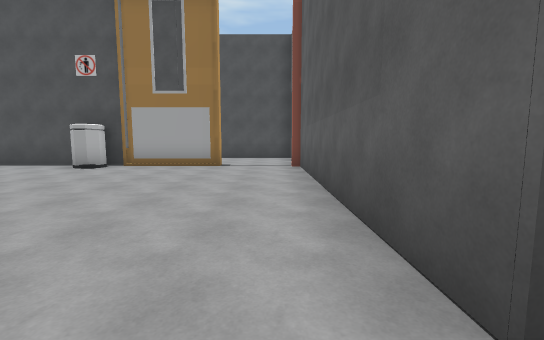
view 1 (above)

24 first-person views from a walk through a scene from a Unity 3-D project. The camera is 1.4 m above the floor, tilts 6° down and sees 90° across. The floor is counted in squares, 2 m on a side. Each view is taken from the middle of a square. On the plan, view 1 faces up. The plan holds only what a view shows up to about 9 squares ahead; the rest is blank. The place goes on beyond the plan. The player character is not drawn.

view 2
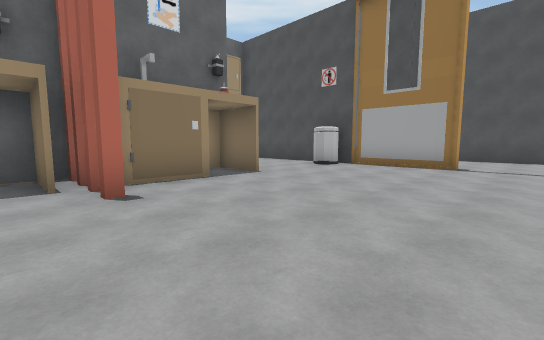

view 3
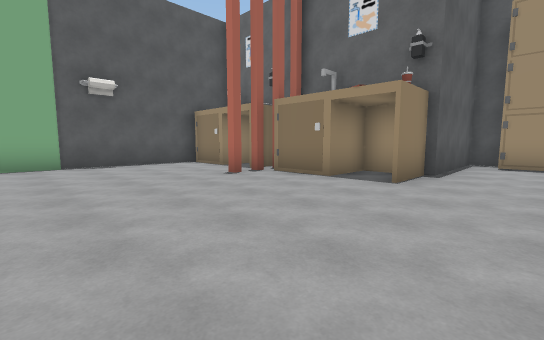

view 4
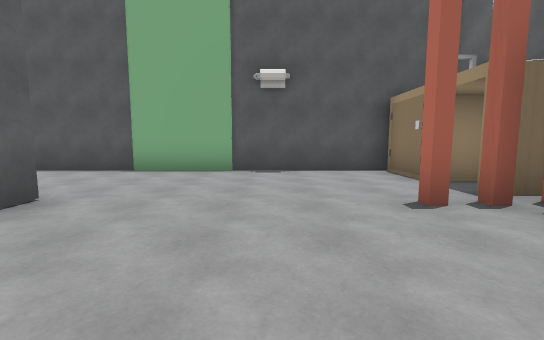

view 5
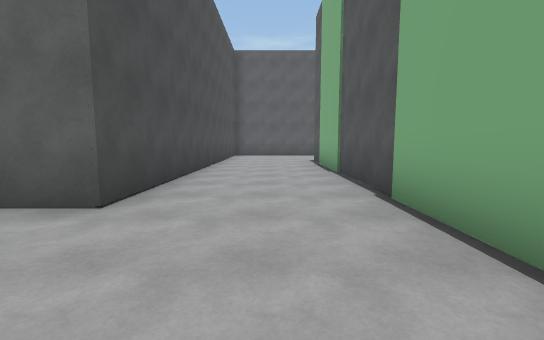

view 6
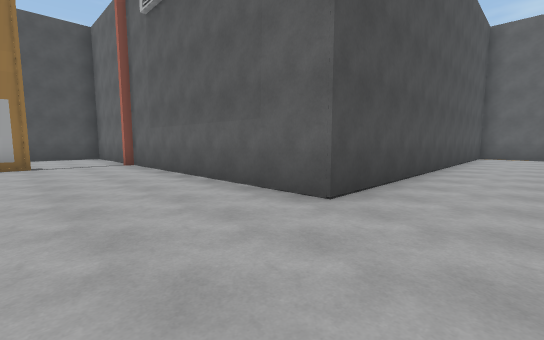

view 7
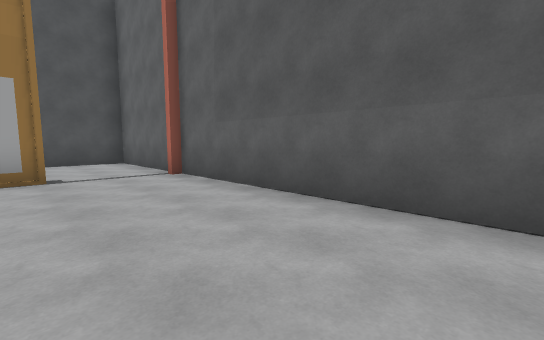

view 8
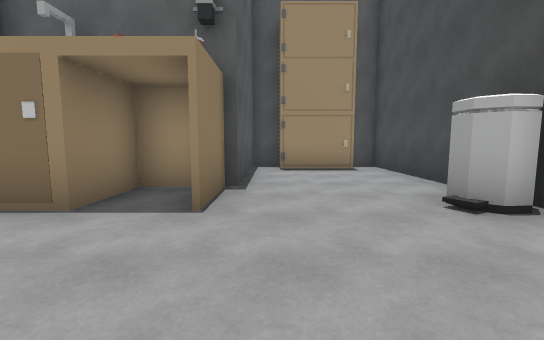

view 9
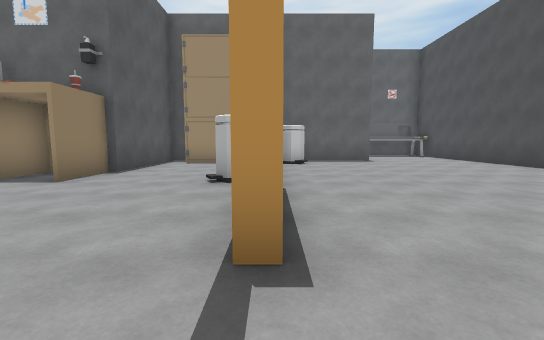

view 10
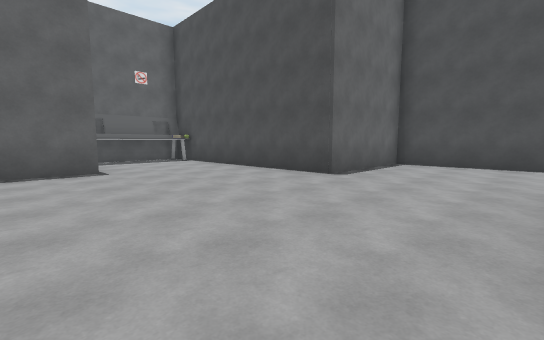

view 11
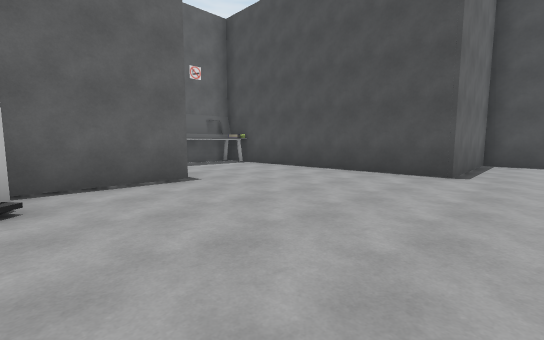

view 12
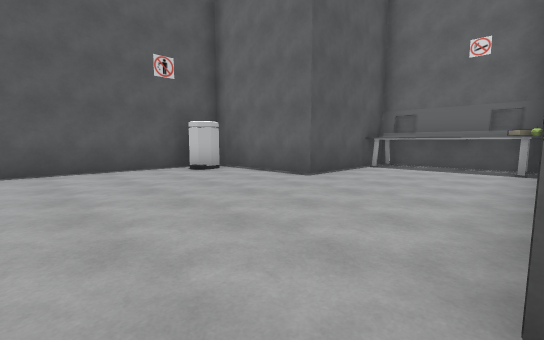

view 13
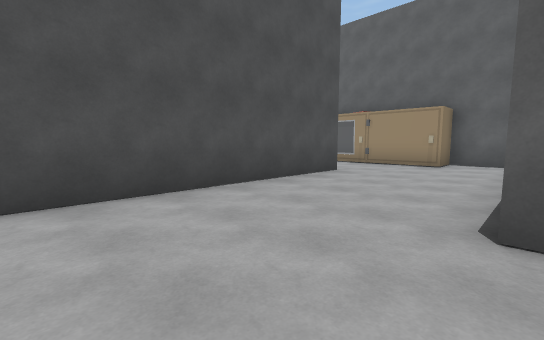

view 14
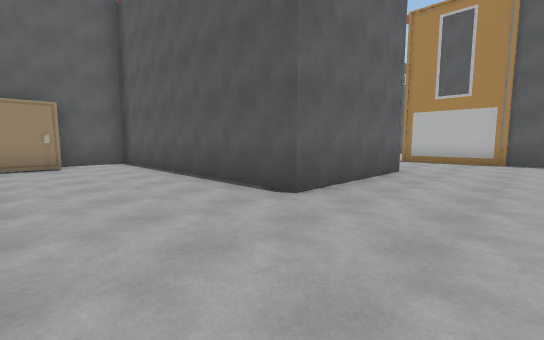

view 15
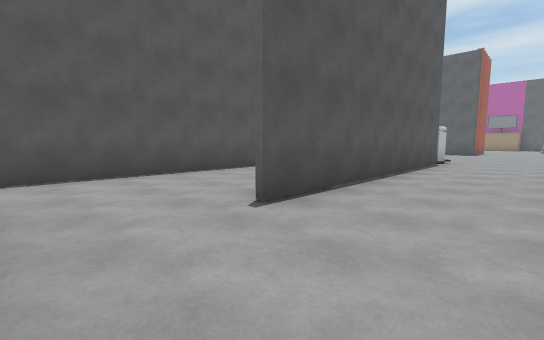

view 16
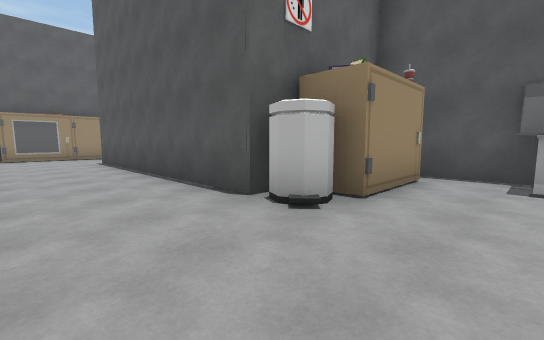

view 17
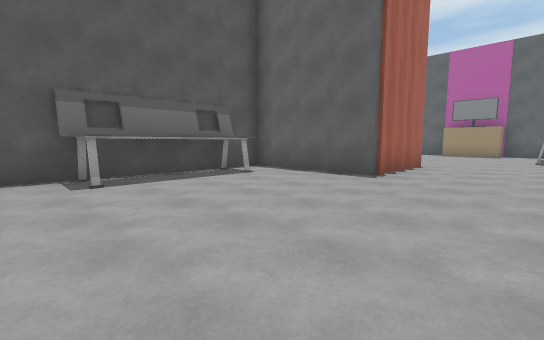

view 18
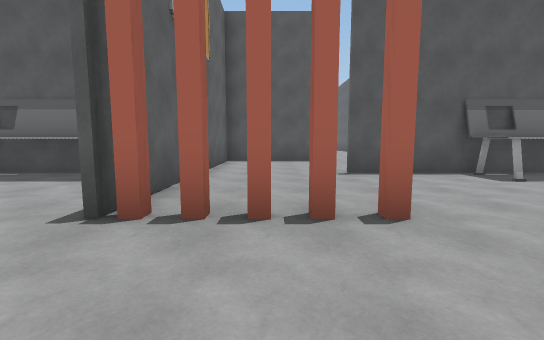

view 19
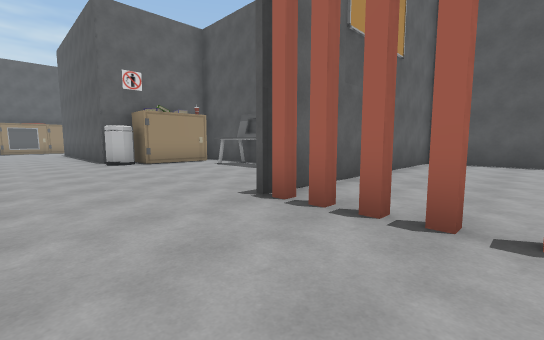

view 20
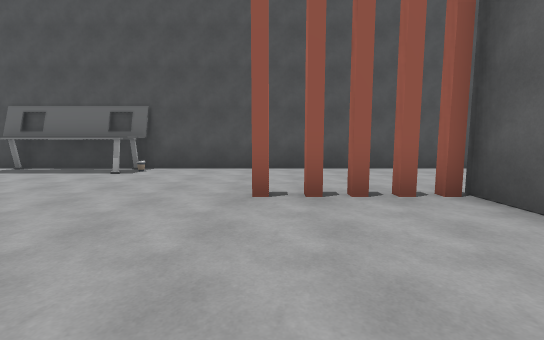

view 21
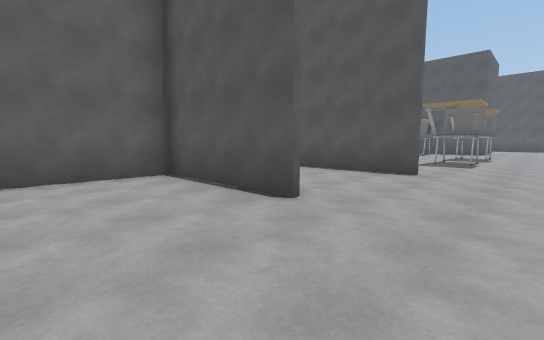

view 22
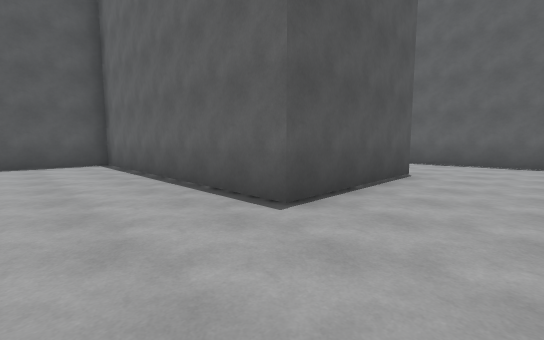

view 23
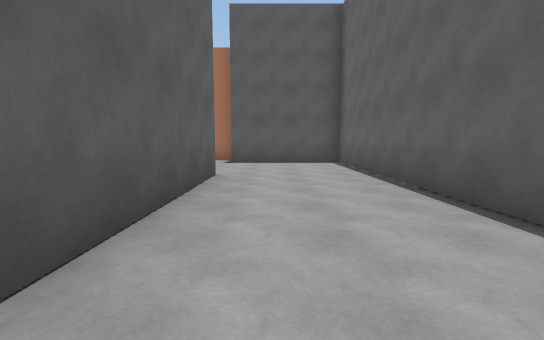

view 24
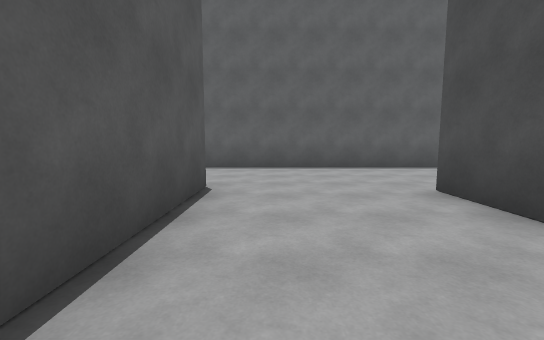

### Floor plan
Key: @ floor where view 1 was taken; # wall or solid block; . floor; B bin; T table; O other object.
Columns run from 20 left of view 1 to 7 right of it. Each row starts with its distance up from view 1.
 22 ##########
 21 OO......................O
 20 ........................
 19 .............B#######...O
 18  ...#.##.....B.........O
 17  ......#.....#..........#
 16 OO.....#OOOO.O..........#
 15 ####...OO#####....#######
 14 #......O..........
 13 #......O..........
 12 #......O..........
 11 #...#######.......####
 10 #.........#..........O
  9 #.........#B.........O
  8 #..#####...########..#
  7 #...   #...O...B.....#
  6  ...   #..#O.........
  5  ....  #..#..........#
  4  ..O.  #..####T#.....#
  3  ..    #...   ##.....#
  2  ..    #...   ##.....#
  1        ## #   ##.....#######
  0               #T....@.......
 -1               ##............
 -2                T............
 -3                ####### #####

Positions as (right, up) in squares from view 1, and headings:
1: (0, 0), facing up
2: (0, 0), facing up-left
3: (0, 6), facing down-left
4: (-2, 4), facing down
5: (-2, -1), facing right
6: (-2, -1), facing up-right
7: (-2, 2), facing up-right
8: (-2, 5), facing left
9: (0, 8), facing left
10: (-3, 10), facing up-left
11: (-5, 9), facing up-left
12: (-5, 15), facing down-left
13: (-5, 15), facing up-right
14: (-5, 18), facing down-right
15: (3, 21), facing down-left
16: (-9, 21), facing down-right
17: (-8, 21), facing down-left
18: (-15, 21), facing down
19: (-16, 21), facing down-right
20: (-16, 15), facing up
21: (-19, 14), facing down-right
22: (-11, 10), facing down-left
23: (-11, 10), facing down
24: (-13, 9), facing left
